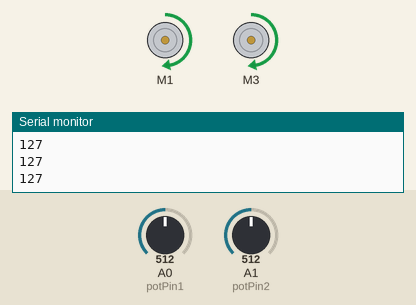
This sketch was run on a simulated Arduino Uno, built with avr-gcc and run on an emulated ATmega328P. Shown: 2 × DC motor (green arrow = forward, orange = backward, longer = faster), the last lines printed to the serial monitor. The test bench sets the inputs (shaded band); at power-on: A0 (potPin1) = 512, A1 (potPin2) = 512.

Above: at 1.8 s.
1.9 s: A0 (potPin1) set to 716
At 3.1 s:
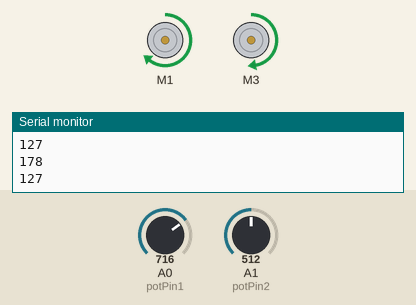
3.4 s: A1 (potPin2) set to 306
At 3.8 s:
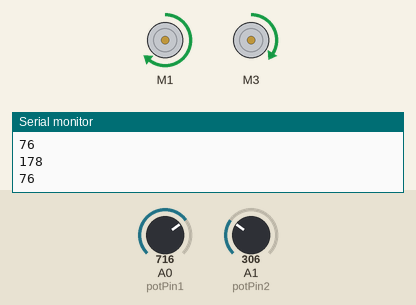
4.9 s: A0 (potPin1) set to 900
At 6.1 s:
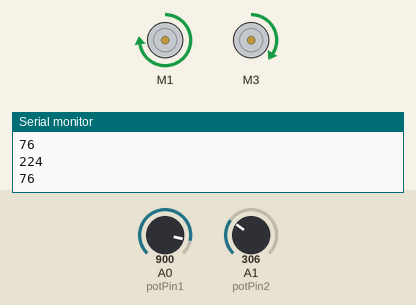
6.4 s: A1 (potPin2) set to 122
At 6.7 s:
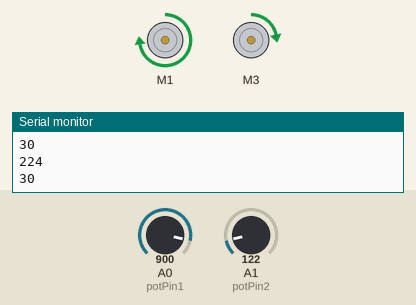
7.9 s: A1 (potPin2) set to 0
At 8.5 s:
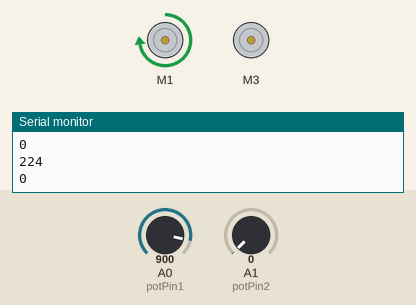
9.4 s: A0 (potPin1) set to 1023
At 10.8 s:
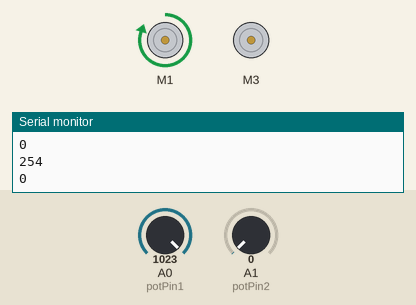
Timing chart, 0 to 11.9 s (numbered marks = the images above; inputs shaded):
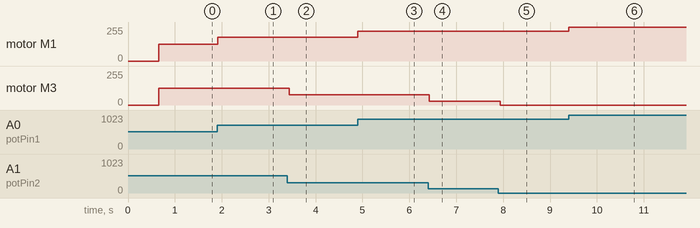

The sketch:

ToF_address_changer.ino
```cpp
#include <Adafruit_MotorShield.h>

#include <Wire.h>
#include <VL53L0X.h>


int potPin1 = A0; // mettre le 1er potentiometre a la pin A0
int potPin2 = A1; // mettre le 2e potentiometre a la pin A1
int valLue = 0;

Adafruit_MotorShield AFMS;
Adafruit_DCMotor *moteur1;
Adafruit_DCMotor *moteur2;


VL53L0X sensor1;
VL53L0X sensor2;
const int SENSOR1_XSHUNT_PIN = 12;
const int SENSOR2_XSHUNT_PIN = 13;
const uint8_t SENSOR1_ADDRESS = 5;
const uint8_t SENSOR2_ADDRESS = 6;

void setSensorsAddress() {
  // Changer l'addresse du sensor1
  pinMode(SENSOR1_XSHUNT_PIN, INPUT);
  delay(100);
  sensor1.init(true);
  delay(100);
  sensor1.setAddress(SENSOR1_ADDRESS);
  delay(100);


  // Changer l'addresse du sensor2
  pinMode(SENSOR2_XSHUNT_PIN, INPUT);
  delay(100);
  sensor2.init(true);
  delay(100);
  sensor2.setAddress(SENSOR2_ADDRESS);
  delay(100);


}

void setup() {
  // put your setup code here, to run once:
  pinMode(SENSOR1_XSHUNT_PIN, OUTPUT);
  pinMode(SENSOR2_XSHUNT_PIN, OUTPUT);
  digitalWrite(SENSOR1_XSHUNT_PIN, LOW);
  digitalWrite(SENSOR2_XSHUNT_PIN, LOW);
  Serial.begin(9600);
  Wire.begin();
  Serial.println("test1");
  setSensorsAddress();
  Serial.println("test2");

 AFMS = Adafruit_MotorShield();
  AFMS.begin();
  moteur1 = AFMS.getMotor(1);
  moteur2 = AFMS.getMotor(3);

  moteur1->setSpeed(0);
  moteur2->setSpeed(0);
  moteur1->run(FORWARD);
  moteur2->run(FORWARD);
  Serial.println("test3");
  delay(50);

  //sensor1.setMeasurementTimingBudget(100000);


}

void loop() {
  // put your main code here, to run repeatedly:
  //Serial.print(sensor1.readRangeSingleMillimeters());
  //Serial.print(",");
  //Serial.println("test4");
  //Serial.println(sensor2.readRangeSingleMillimeters());
  //Serial.println("test5");


  // Lire la valeur aux potentiometres et ajuster
  // la vitesse des moteurs en consequence.
  valLue = int(float(analogRead(potPin1))*255/1024);
  Serial.println(valLue); // Décommenter si tu veux écrire à l'écran
  moteur1->setSpeed(valLue);
  valLue = int(float(analogRead(potPin2))*255/1024);
  Serial.println(valLue);
  moteur2->setSpeed(valLue);
    delay(50);


}
```

Measured:
- after the input at 1.9 s, motor M1: forward 127/255 → forward 178/255 at once
- after the input at 3.4 s, motor M3: forward 127/255 → forward 76/255 at once
- after the input at 4.9 s, motor M1: forward 178/255 → forward 224/255 at once
- after the input at 6.4 s, motor M3: forward 76/255 → forward 30/255 at once
- after the input at 7.9 s, motor M3: forward 30/255 → stopped at once
- after the input at 9.4 s, motor M1: forward 224/255 → forward 254/255 at once
